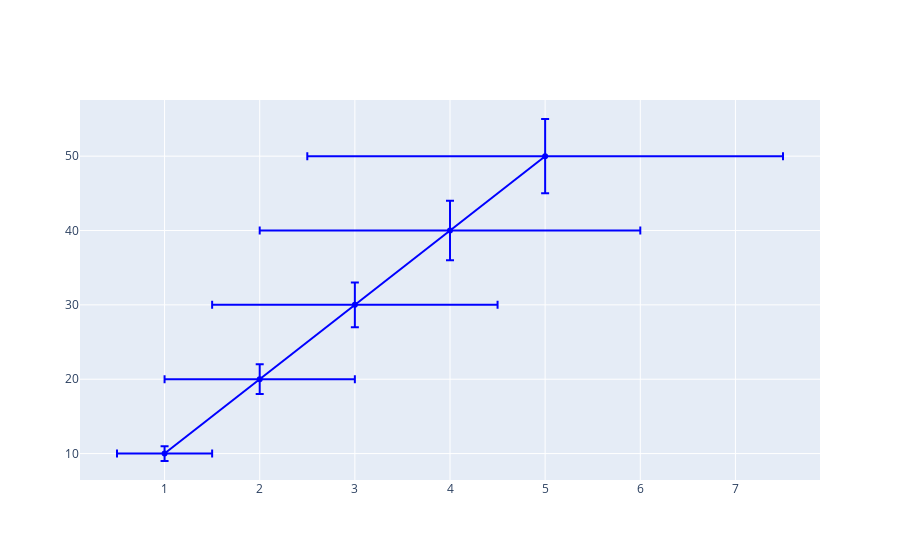

The cell this chart's notebook holds for it:
### Code cell
import plotly.graph_objs as go


trace = go.Scatter(
    x=[1, 2, 3, 4, 5],
    y=[10, 20, 30, 40, 50],
    mode='markers+lines',
    marker=dict(
        color='blue'
    ),
    error_y=dict(
        type='data',
        array=[1, 2, 3, 4, 5],
        visible=True
    ),
    error_x=dict(
        type='data',
        array=[0.5, 1, 1.5, 2, 2.5],
        visible=True
    )
)


fig = go.Figure(data=[trace])


fig.show()

### Figure 1 — Plotly figure (JSON) as saved in the notebook; plotly's stock layout.template omitted (floating-point values rounded to 4 significant figures)
{"data": [{"error_x": {"array": [0.5, 1, 1.5, 2, 2.5], "type": "data", "visible": true}, "error_y": {"array": [1, 2, 3, 4, 5], "type": "data", "visible": true}, "marker": {"color": "blue"}, "mode": "markers+lines", "type": "scatter", "x": [1, 2, 3, 4, 5], "y": [10, 20, 30, 40, 50]}], "layout": {}}
